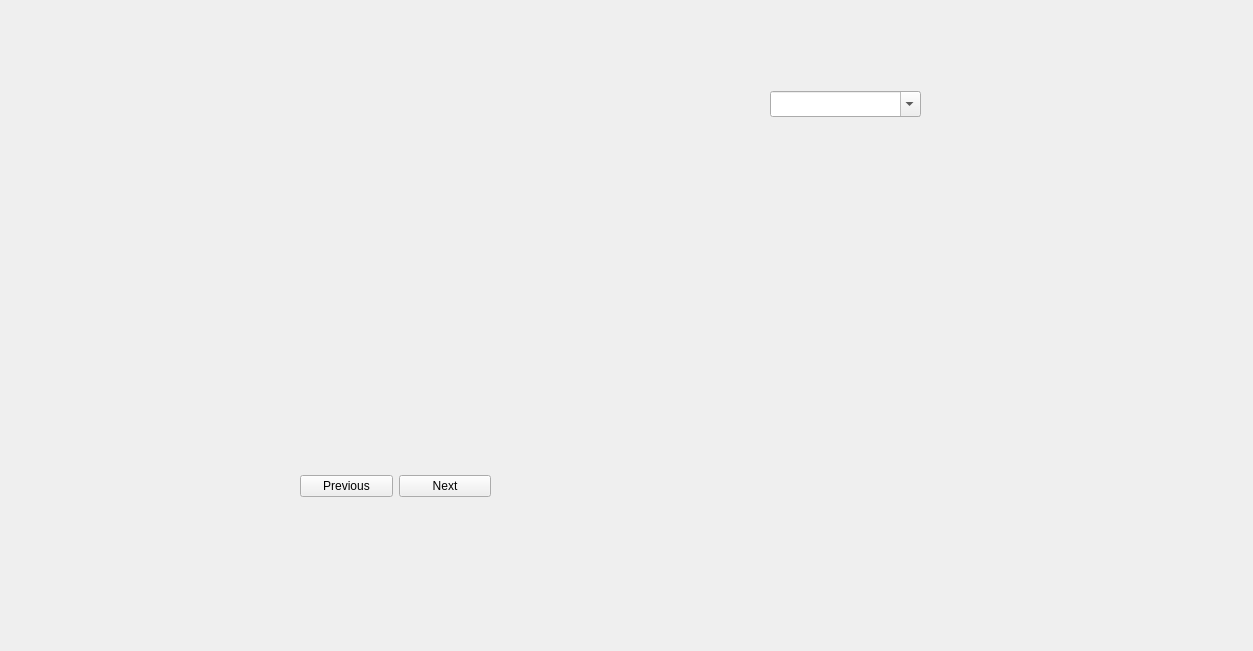
<?xml version="1.0" encoding="UTF-8"?>
<ui version="4.0">
 <class>Widget</class>
 <widget class="QWidget" name="Widget">
  <property name="enabled">
   <bool>true</bool>
  </property>
  <property name="geometry">
   <rect>
    <x>0</x>
    <y>0</y>
    <width>1253</width>
    <height>651</height>
   </rect>
  </property>
  <property name="windowTitle">
   <string>Widget</string>
  </property>
  <widget class="QWidget" name="verticalLayoutWidget">
   <property name="geometry">
    <rect>
     <x>190</x>
     <y>80</y>
     <width>831</width>
     <height>461</height>
    </rect>
   </property>
   <layout class="QVBoxLayout" name="verticalLayout">
    <property name="sizeConstraint">
     <enum>QLayout::SetNoConstraint</enum>
    </property>
    <item>
     <widget class="QFrame" name="frame">
      <property name="maximumSize">
       <size>
        <width>829</width>
        <height>459</height>
       </size>
      </property>
      <property name="toolTip">
       <string>&lt;html&gt;&lt;head/&gt;&lt;body&gt;&lt;p&gt;&lt;br/&gt;&lt;/p&gt;&lt;/body&gt;&lt;/html&gt;</string>
      </property>
      <property name="layoutDirection">
       <enum>Qt::LeftToRight</enum>
      </property>
      <widget class="QComboBox" name="filterComboBox">
       <property name="geometry">
        <rect>
         <x>580</x>
         <y>10</y>
         <width>151</width>
         <height>26</height>
        </rect>
       </property>
       <property name="editable">
        <bool>true</bool>
       </property>
      </widget>
      <widget class="QWidget" name="gridLayoutWidget">
       <property name="geometry">
        <rect>
         <x>110</x>
         <y>40</y>
         <width>621</width>
         <height>331</height>
        </rect>
       </property>
       <layout class="QGridLayout" name="itemLayout"/>
      </widget>
      <widget class="QWidget" name="horizontalLayoutWidget">
       <property name="geometry">
        <rect>
         <x>110</x>
         <y>380</y>
         <width>191</width>
         <height>51</height>
        </rect>
       </property>
       <layout class="QHBoxLayout" name="horizontalLayout">
        <item>
         <widget class="QPushButton" name="previousPageBtn">
          <property name="text">
           <string>Previous</string>
          </property>
         </widget>
        </item>
        <item>
         <widget class="QPushButton" name="nextPageBtn">
          <property name="text">
           <string>Next</string>
          </property>
         </widget>
        </item>
       </layout>
      </widget>
     </widget>
    </item>
   </layout>
  </widget>
 </widget>
 <resources/>
 <connections/>
</ui>
